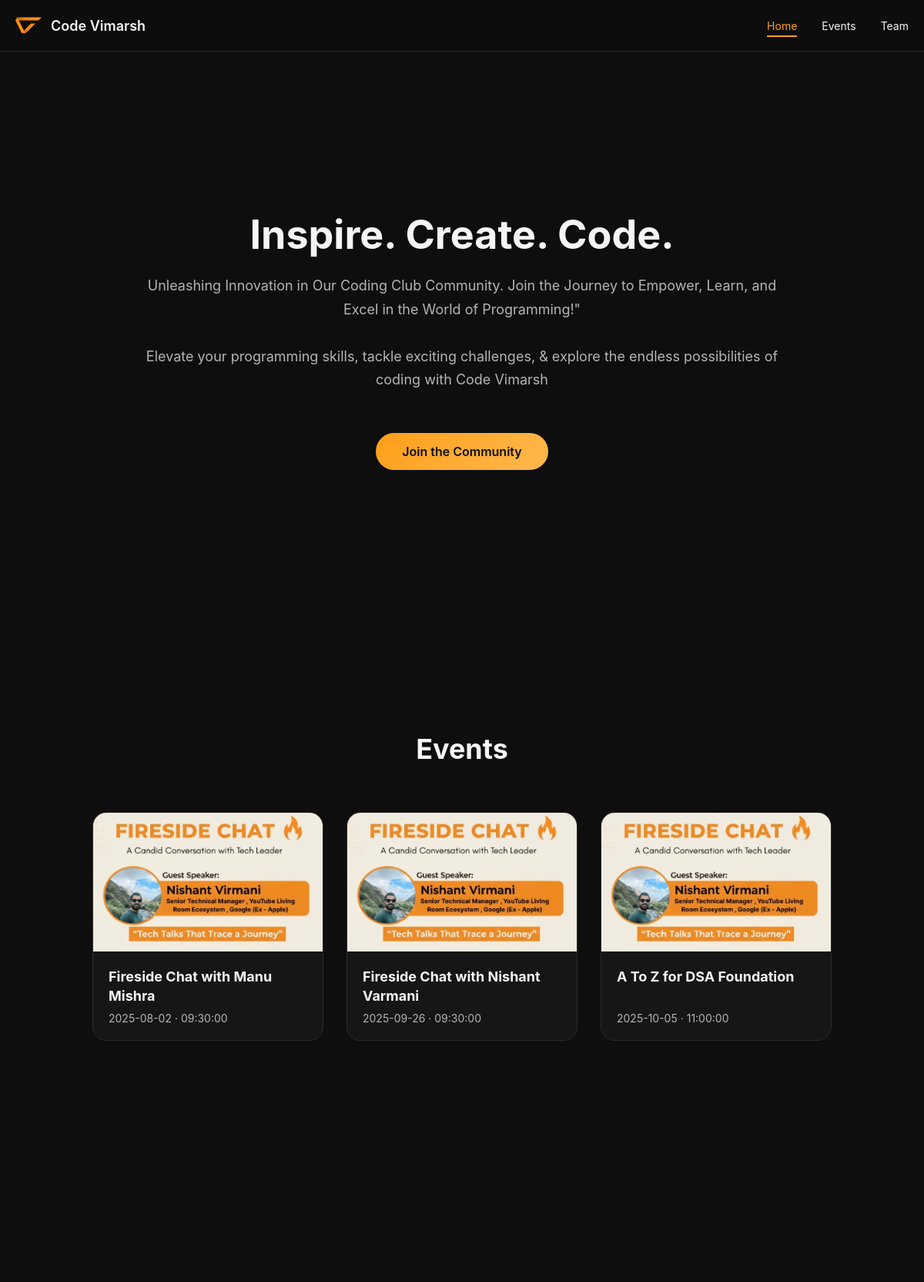
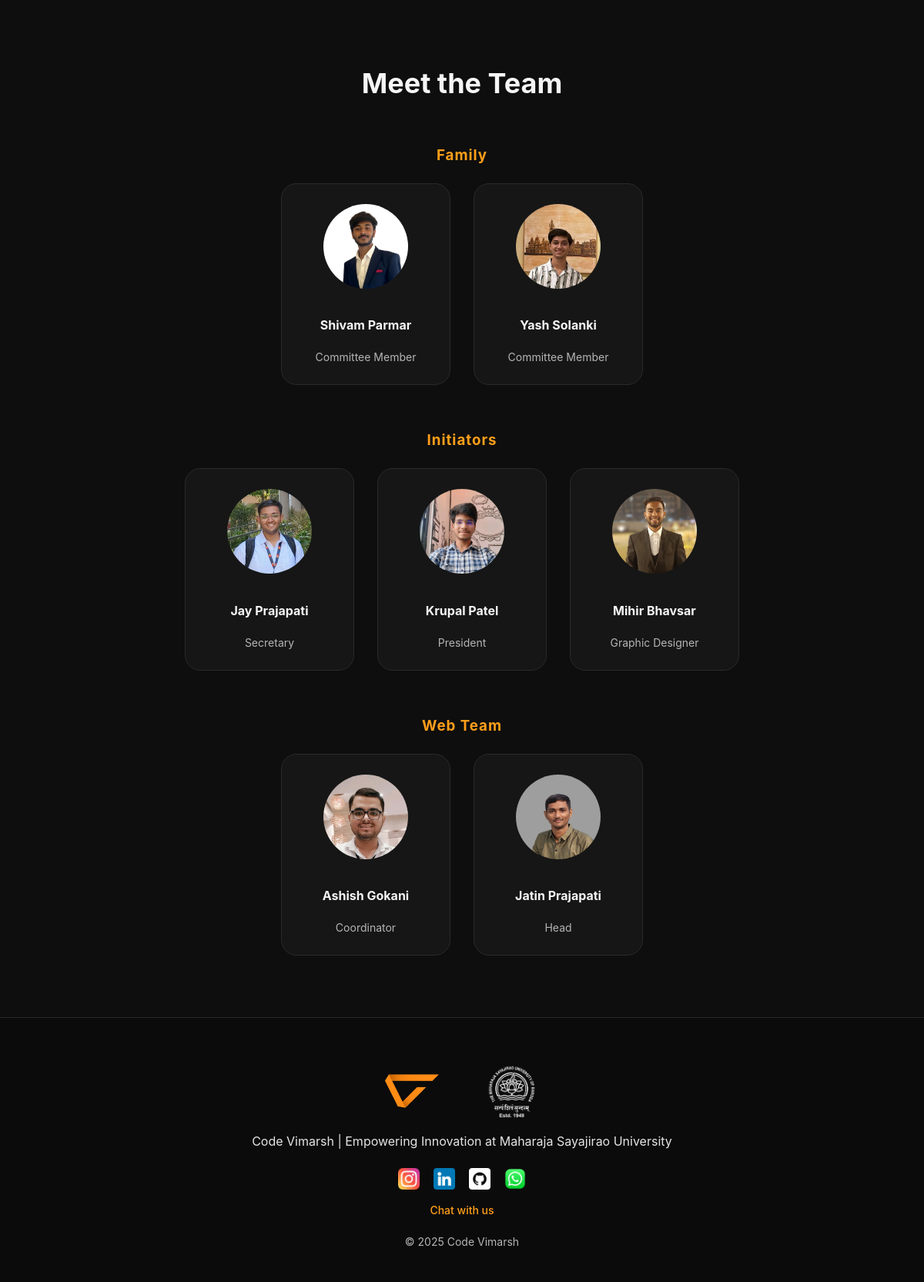
The page / on the database its author committed (2 pictures, top to bottom).
### tables this page shows
CREATE TABLE `about` (
  `id` int(11) NOT NULL,
  `heading` varchar(255) NOT NULL,
  `description` text NOT NULL,
  `join_link` varchar(255) NOT NULL
);

CREATE TABLE `events` (
  `id` int(11) NOT NULL,
  `title` varchar(255) NOT NULL,
  `image` varchar(255) NOT NULL,
  `event_date` date NOT NULL,
  `event_time` time NOT NULL,
  `description` text NOT NULL,
  `created_at` timestamp NOT NULL DEFAULT current_timestamp()
);

CREATE TABLE `team` (
  `id` int(11) NOT NULL,
  `name` varchar(100) NOT NULL,
  `role` varchar(100) NOT NULL,
  `category` varchar(50) NOT NULL,
  `image` varchar(255) NOT NULL,
  `linkedin_url` varchar(255) NOT NULL
);

CREATE TABLE `social_links` (
  `id` int(11) NOT NULL,
  `platform` varchar(50) NOT NULL,
  `icon` varchar(100) NOT NULL,
  `link` varchar(255) NOT NULL
);

### index.php (the view, shortened to what this page needs)
<?php
require_once "config/db.php";
$about = $conn->query("SELECT * FROM about LIMIT 1")->fetch_assoc();
$events = $conn->query(
    "SELECT * FROM events ORDER BY event_date ASC LIMIT 6"
);
$teamResult = $conn->query(
    "SELECT * FROM team ORDER BY category, name"
);
$teams = [];
while ($m = $teamResult->fetch_assoc()) {
    $teams[$m['category']][] = $m;
}
?>
<!DOCTYPE html>
<html lang="en">
<head>
    <link rel="stylesheet" href="assets/css/style.css">
</head>
<body>
<header class="header">
    <div class="nav-container">
        <div class="logo">
            <img src="assets/images/logos/logo.webp" alt="Code Vimarsh">
            <span>Code Vimarsh</span>
        </div>
        <nav class="nav-links" id="navLinks">
            <a href="#home">Home</a>
            <a href="#events">Events</a>
            <a href="#team">Team</a>
        </nav>
    </div>
</header>
<section id="home" class="section hero">
    <div class="hero-inner">
        <h1><?= htmlspecialchars($about['heading']) ?></h1>
        <p><?= nl2br(htmlspecialchars($about['description'])) ?></p>
        <a href="<?= htmlspecialchars($about['join_link']) ?>"
           target="_blank"
           class="primary-btn">
            Join the Community
        </a>
    </div>
</section>
<section id="events" class="section">
    <h2 class="section-title">Events</h2>
    <div class="events-grid">
        <?php while ($e = $events->fetch_assoc()) : ?>
            <a href="event.php?id=<?= $e['id'] ?>" class="event-link">
                <div class="event-card">
                    <img src="assets/images/events/<?= $e['image'] ?>" alt="Event">
                    <div class="event-body">
                        <h3><?= htmlspecialchars($e['title']) ?></h3>
                        <p><?= $e['event_date'] ?> · <?= $e['event_time'] ?></p>
                    </div>
                </div>
            </a>
        <?php endwhile; ?>
    </div>
</section>
<section id="team" class="section light">
    <h2 class="section-title">Meet the Team</h2>
    <?php foreach ($teams as $category => $members) : ?>
        <h3 class="team-heading"><?= ucwords($category) ?></h3>
        <div class="team-grid">
            <?php foreach ($members as $m) : ?>
                <a href="<?= htmlspecialchars($m['linkedin_url']) ?>"
                   target="_blank"
                   class="team-card">
                    <img src="assets/images/team/<?= $m['image'] ?>" alt="Member">
                    <h4><?= htmlspecialchars($m['name']) ?></h4>
                    <span><?= htmlspecialchars($m['role']) ?></span>
                </a>
            <?php endforeach; ?>
        </div>
    <?php endforeach; ?>
</section>
<footer class="footer">
    <div class="footer-logos">
        <img src="assets/images/logos/logo.webp" alt="Code Vimarsh" class="footer-logo">
        <img src="assets/images/logos/msu.png" alt="MSU" class="footer-logo">
    </div>
    <p class="footer-text">
        Code Vimarsh | Empowering Innovation at Maharaja Sayajirao University
    </p>
    <div class="footer-social">
        <?php
        $socials = $conn->query("SELECT * FROM social_links");
        while ($s = $socials->fetch_assoc()) :
        ?>
            <a href="<?= htmlspecialchars($s['link']) ?>" target="_blank">
                <img src="assets/images/logos/<?= $s['icon'] ?>" alt="social">
            </a>
        <?php endwhile; ?>
    </div>
    <a href="mailto:codevimarsh@msubaroda.ac.in" class="chat-link">
        Chat with us
    </a>
    <p class="copyright">
        © <?= date("Y") ?> Code Vimarsh
    </p>
</footer>
</body>
</html>

### assets/css/style.css (style rules this page uses)
* { box-sizing: border-box; font-family: "Inter", system-ui, sans-serif; }
html { scroll-behavior: smooth; }
body { margin: 0; background-color: #0E0E0E; color: #F5F5F5; }
.header { position: fixed; top: 0; width: 100%; background: rgba(14,14,14,0.9); backdrop-filter: blur(12px); border-bottom: 1px solid #2A2A2A; z-index: 1000; }
.nav-container { max-width: 1200px; margin: auto; padding: 16px 20px; display: flex; align-items: center; justify-content: space-between; }
.logo { display: flex; align-items: center; gap: 12px; font-size: 18px; font-weight: 600; }
.logo img { width: 34px; }
.nav-links { display: flex; gap: 32px; }
.nav-links a { text-decoration: none; color: #F5F5F5; font-size: 14px; position: relative; }
.nav-links a::after { content: ""; position: absolute; left: 0; bottom: -6px; width: 0; height: 2px; background: #FF9F1A; transition: width 0.3s; }
.section { min-height: 100vh; padding: 120px 20px 80px; }
.section-title { text-align: center; font-size: 36px; margin-bottom: 60px; }
.hero { display: flex; align-items: center; justify-content: center; }
.hero-inner { max-width: 850px; text-align: center; }
.hero h1 { font-size: 52px; margin-bottom: 20px; }
.hero p { font-size: 18px; line-height: 1.7; color: #B5B5B5; }
.primary-btn { display: inline-block; margin-top: 35px; padding: 14px 34px; background: linear-gradient(135deg, #FF9F1A, #FFB84D); color: #0E0E0E; border-radius: 30px; text-decoration: none; font-weight: 600; transition: transform 0.2s, box-shadow 0.2s; }
.events-grid { max-width: 1100px; margin: auto; display: grid; grid-template-columns: repeat(auto-fit, minmax(260px, 300px)); justify-content: center; gap: 30px; }
.event-card { background: #161616; border-radius: 18px; overflow: hidden; border: 1px solid #2A2A2A; display: flex; flex-direction: column; height: 100%; transition: transform 0.3s, border-color 0.3s; }
.event-card img { width: 100%; height: 180px; object-fit: cover; flex-shrink: 0; }
.event-body { padding: 20px; display: flex; flex-direction: column; justify-content: space-between; flex-grow: 1; }
.event-body h3 { margin: 0 0 8px; font-size: 18px; line-height: 1.4; display: -webkit-box; -webkit-line-clamp: 2; -webkit-box-orient: vertical; overflow: hidden; }
.event-body p { font-size: 14px; color: #B5B5B5; margin: 0; }
.team-heading { text-align: center; margin: 60px 0 25px; color: #FF9F1A; letter-spacing: 1px; }
.team-grid { max-width: 1100px; margin: auto; display: grid; grid-template-columns: repeat(auto-fit, minmax(180px, 220px)); justify-content: center; gap: 30px; }
.team-card { background: #161616; padding: 26px; border-radius: 20px; text-align: center; text-decoration: none; color: #F5F5F5; border: 1px solid #2A2A2A; transition: transform 0.3s, border-color 0.3s; }
.team-card img { width: 110px; height: 110px; border-radius: 50%; object-fit: cover; margin-bottom: 12px; }
.team-card span { color: #B5B5B5; font-size: 14px; }
.footer { padding: 40px 20px; text-align: center; font-size: 14px; color: #B5B5B5; border-top: 1px solid #2A2A2A; }
.footer { background: #0B0B0B; border-top: 1px solid #2A2A2A; padding: 60px 20px 30px; text-align: center; }
.footer-logos { display: flex; justify-content: center; align-items: center; gap: 60px; margin-bottom: 20px; }
.footer-logo { width: 70px; }
.footer-text { font-size: 16px; color: #E5E5E5; margin-bottom: 25px; }
.footer-social { display: flex; justify-content: center; gap: 18px; margin-bottom: 15px; }
.footer-social img { width: 28px; transition: transform 0.2s; }
.chat-link { display: inline-block; margin-bottom: 10px; color: #FF9F1A; text-decoration: none; font-weight: 500; }
.event-link { text-decoration: none; color: inherit; }
.nav-links a.active { color: #FF9F1A; }
.nav-links a.active::after { width: 100%; }

### rows shown on the page
about: heading "Inspire. Create. Code.", description "Unleashing Innovation in Our Coding Club Community. Join the Journey to Empower, Learn, and Excel in the World of Programming!\" Elevate your programming skills, tackle exciting challenges, & explore the endless possibilities of coding with Code Vimarsh"
events: image (picture), title "Fireside Chat with Manu Mishra", event_date "2025-08-02", event_time "09:30:00"
events: image (picture), title "Fireside Chat with Nishant Varmani", event_date "2025-09-26", event_time "09:30:00"
events: image (picture), title "A To Z for DSA Foundation", event_date "2025-10-05", event_time "11:00:00"
team: image (picture), name "Shivam Parmar", role "Committee Member"
team: image (picture), name "Yash Solanki", role "Committee Member"
team: image (picture), name "Jay Prajapati", role "Secretary"
team: image (picture), name "Krupal Patel", role "President"
team: image (picture), name "Mihir Bhavsar", role "Graphic Designer"
team: image (picture), name "Ashish Gokani", role "Coordinator"
team: image (picture), name "Jatin Prajapati", role "Head"
social_links: icon (picture)
social_links: icon (picture)
social_links: icon (picture)
social_links: icon (picture)

### other values the page prints
$category "Family"
$category "Initiators"
$category "Web Team"
